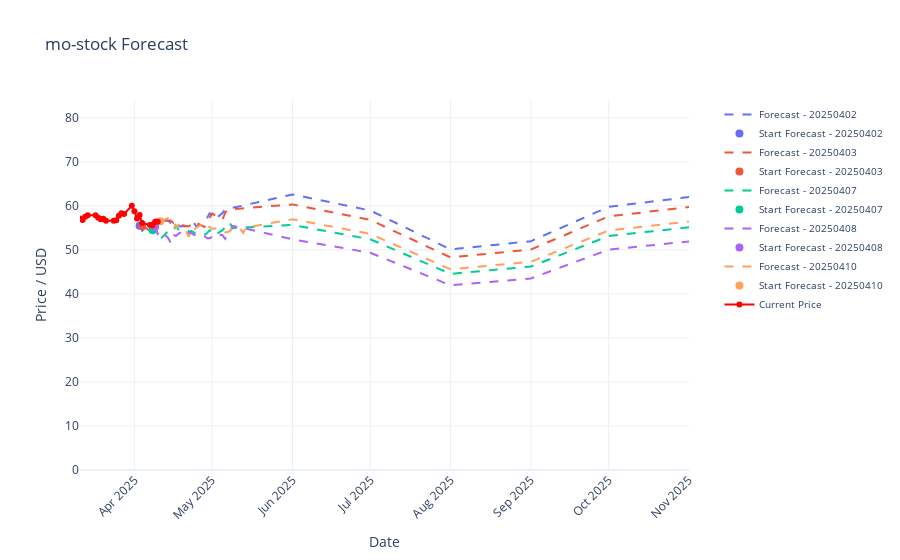

Here is the notebook cell this chart was saved with:
### Code cell
fh=ForecastHandler(company='mo-stock')
fh.load_all_forecasts()
fh.plot_forecasts()
